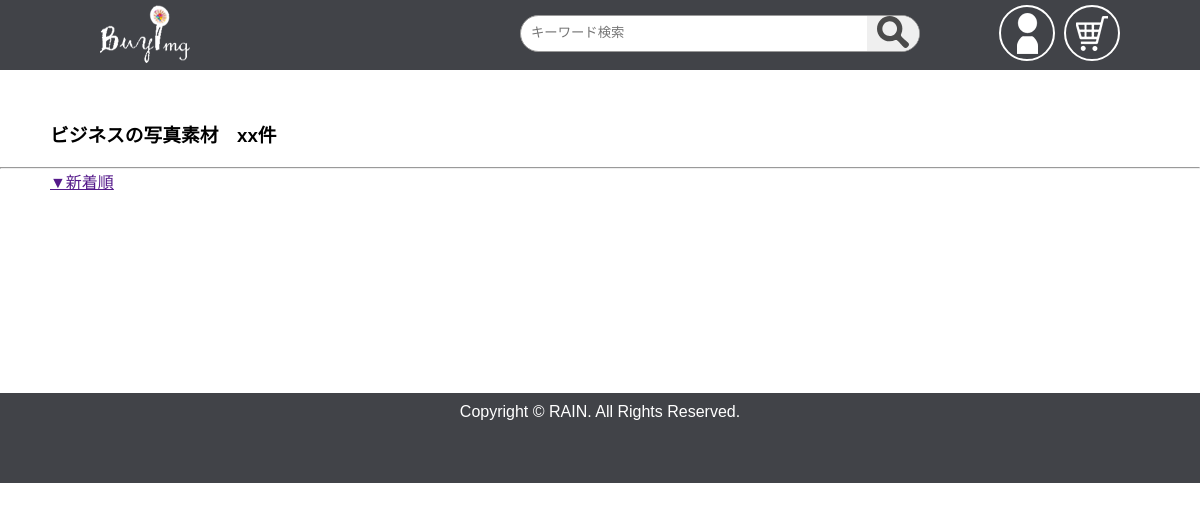
Page /BUYIMG_php/preview.php?big_category=ビジネス on the earlier database version.
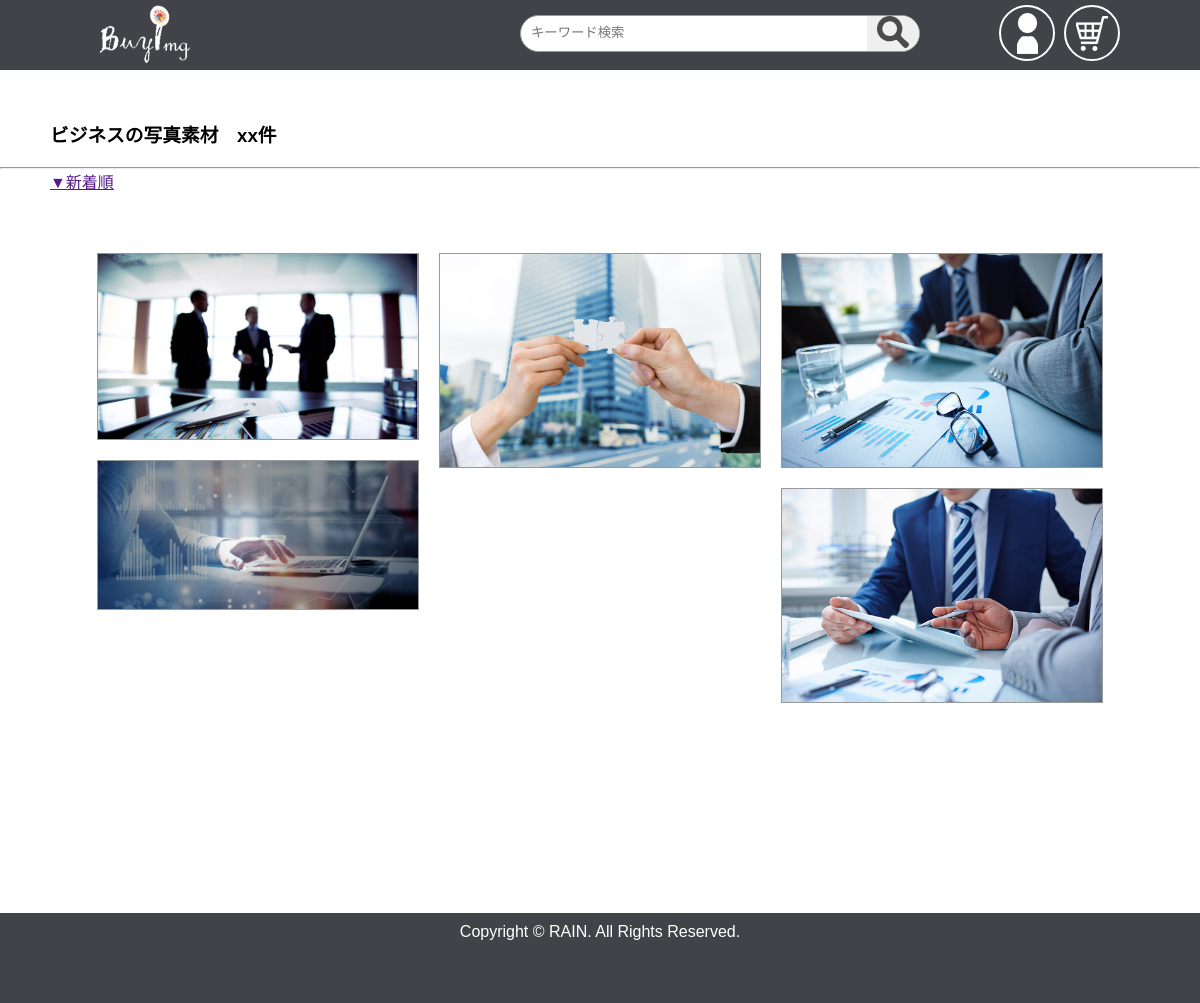
Same page on the later database version.
### tables this page shows
CREATE TABLE `product_master` (
  `product_id` int(11) NOT NULL COMMENT '素材ID',
  `product_name` varchar(30) NOT NULL COMMENT '素材名',
  `product_introduction` varchar(255) NOT NULL COMMENT '素材紹介',
  `product_path` varchar(30) NOT NULL COMMENT '素材データ',
  `price` int(30) NOT NULL COMMENT '価格',
  `size` varchar(30) NOT NULL COMMENT 'サイズ',
  `type` varchar(10) NOT NULL COMMENT '拡張子',
  `upload_data` datetime NOT NULL DEFAULT CURRENT_TIMESTAMP COMMENT 'アップロード日',
  `big_category` varchar(255) NOT NULL COMMENT '大カテゴリ名',
  `author_name` varchar(255) NOT NULL COMMENT '作者名'
);

### BUYIMG_php/preview.php (the view, shortened to what this page needs)
<?php
	$con=mysqli_connect("localhost","root","root")or die("失敗");
	mysqli_set_charset($con,"utf8");
	mysqli_select_db($con,"rain_site");
	if(isset($_POST["seaech_word"]))
	{
		$sql=" select product_id,product_path from product_master where product_name like'%{$_POST["seaech_word"]}' OR product_introduction like'%{$_POST["seaech_word"]}' OR big_category like'%{$_POST["seaech_word"]}'";
	}
	else
	{
		$sql=" select product_id,product_path from product_master where big_category='{$_GET["big_category"]}'";
	}
	$result=mysqli_query($con,$sql);
	$list = array();
	while ($row = mysqli_fetch_assoc($result)) {
		$list[] = $row;
	}
?>
<!DOCTYPE html PUBLIC "-//W3C//DTD XHTML 1.0 Transitional//EN" "http://www.w3.org/TR/xhtml1/DTD/xhtml1-transitional.dtd">
<html>
	<head>
		<link href="./css/preview.css" rel="stylesheet" type="text/css" />
	</head>
	<body>
			<div class="header">
				<a href="index.html"><img src="./img/common/logo_white.png" class="header_logo"></a>
				<form method="post" action="./preview.php" class="search_container">
					<input type="text" size="25" placeholder="キーワード検索" name="seaech_word">
	  				<input type="submit" value="">
				</form>
				<div class="header_buttons">
					<a href="blank"><img src="./img/common/header_button1.png" class="header_button1"></a>
					<a href="./cart.php"><img src="./img/common/header_button2.png" class="header_button2"></a>
				</div>
			</div>
		<h3><?php echo $_GET["big_category"]; ?>の写真素材　xx件</h3>
		<hr>
		<a href="" class="order_link">▼新着順</a>
		<div class="grid">
		<?php foreach ($list as $row) {?>
			<a href="./preview_detail.php?id=<?php echo $row["product_id"]?>" class="grid-item">
				<span><img src="<?php echo $row["product_path"]?>"></span>
			</a>
			<?php } ?>
		</div>
         <div id="footer">
                  Copyright © RAIN. All Rights Reserved.
         </div>
	</body>
</html>

### BUYIMG_php/css/preview.css (style rules this page uses)
* { margin:0; padding:0; }
body { height:100%; width:100%; font-family:"游ゴシック体","Yu Gothic",YuGothic,"ヒラギノ角ゴ Pro","Hiragino Kaku Gothic Pro","メイリオ","Meiryo",sans-serif; }
.header { background-color:#414348; width:100%; position: fixed; top: 0; z-index: 9999; }
.header_logo { margin-left:100px; padding:5px 0px; float:left; }
.header_buttons { text-align:right; padding-right:80px; padding-top:5px; }
.search_container { box-sizing: border-box; position: relative; border: 1px solid #999; padding: 3px 10px; border-radius: 20px; height: 2.3em; width: 400px; overflow: hidden; background-color:white; float:left; margin:15px 0 0 330px; }
.search_container input[type="text"] { border: none; height: 2.0em; width:350px; }
.search_container input[type="submit"] { cursor: pointer; font-family: FontAwesome; font-size: 1.3em; border: none; background-image:url(../img/common/search.png); background-repeat:no-repeat; background-position: 50% 50%; color: #3879D9; position: absolute; width: 2.5em; height: 2.5em; right: 0; top: -10px; outline : none; }
.header_button1 { border-radius: 50%; border: 2px solid white; vertical-align: middle; }
.header_button2 { margin-left:5px; border-radius: 50%; border: 2px solid white; vertical-align: middle; }
h3 { margin:120px 0 20px 50px; }
.order_link { margin:10px 0 0 50px; }
.grid { margin:50px auto 0 auto; width:1310px; }
.grid-item { background: #efefef; width:320px; float: left; margin: 10px; display: table; border:solid 1px #999999; }
.grid-item img { width:320px; display: table-cell; vertical-align: middle; color: #737373; }
#footer { margin-top:200px; background-color:#414348; text-align: center; color:#fff; padding:10px 0 20px; height:60px; width:100%; }

Differences in the rows shown:
added product_master: product_path (picture)
added product_master: product_path (picture)
added product_master: product_path (picture)
added product_master: product_path (picture)
added product_master: product_path (picture)
